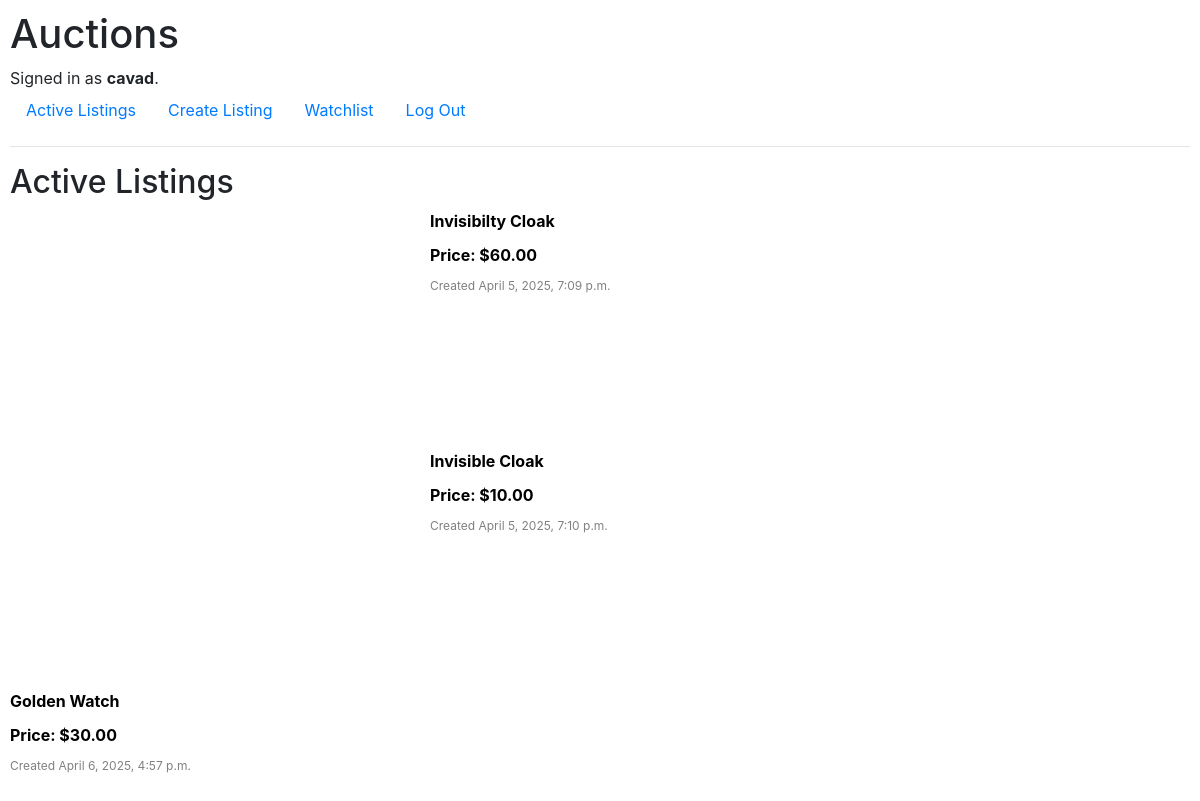
Screenshot of / (signed in) with the database file from the repository.
### auctions/models.py (models this page shows, shortened)
class User(AbstractUser):
    pass

class Listing(models.Model):
    title = models.CharField(max_length=100)
    description = models.TextField()
    starting_bid = models.DecimalField(max_digits=10, decimal_places=2)
    current_price = models.DecimalField(max_digits=10, decimal_places=2, blank=True, default=-1)
    image_url = models.URLField(blank=True, null=True)
    category = models.CharField(max_length=50, blank=True, null=True)
    created_at = models.DateTimeField(auto_now_add=True)
    is_active = models.BooleanField(default=True)
    owner = models.ForeignKey(User, on_delete=models.CASCADE, related_name="listings")
    winner = models.ForeignKey(User, on_delete=models.SET_NULL, null=True, blank=True, related_name="won_auctions")

### auctions/views.py (the view)
# urls.py: path("", views.index, name="index"),
def index(request):
    context = {"listings": Listing.objects.all()}
    return render(request, "auctions/index.html", context)

### auctions/templates/auctions/index.html (shortened to what this page needs)
{% extends "auctions/layout.html" %}
{% block body %}
    <h2>Active Listings</h2>
    {% for listing in listings %}
        <div class="listing">
                <a class="listing" href="{% url 'open_listing' listing.id %}">
                    {% if listing.image_url %}
                    <span style="width:400px; height:200px;">
                    </span>
                    {% endif %}
                    <div class="listing-info">
                        <div class="title">{{listing.title}}</div>
                        <div class="price">Price: ${{listing.current_price}}</div>
                        <div class="created-at" style="margin-bottom:10px;">Created {{listing.created_at}}</div>
                    </div>
                </a>
        </div>
    {% empty %}
        <div>No active listing.</div>
    {% endfor %}
{% endblock %}

### auctions/templates/auctions/layout.html (shortened to what this page needs)
{% load static %}
<!DOCTYPE html>
<html lang="en">
    <head>
        <link rel="stylesheet" href="https://stackpath.bootstrapcdn.com/bootstrap/4.4.1/css/bootstrap.min.css">
        <link href="{% static 'auctions/style.css' %}" rel="stylesheet">
    </head>
    <body>
        <h1>Auctions</h1>
        <div>
            {% if request.user.is_authenticated %}
                Signed in as <strong>{{ user.username }}</strong>.
            {% else %}
                Not signed in.
            {% endif %}
        </div>
        <ul class="nav">
            <li class="nav-item">
                <a class="nav-link" href="{% url 'index' %}">Active Listings</a>
            </li>
            {% if user.is_authenticated %}
                <li class="nav-item">
                    <a class="nav-link" href="{% url 'create_listing' %}">Create Listing</a>
                </li>
                <li class="nav-item">
                    <a class="nav-link" href="{% url 'watch_list' %}">Watchlist</a>
                </li>
                <li class="nav-item">
                    <a class="nav-link" href="{% url 'logout' %}">Log Out</a>
                </li>
            {% endif %}
        </ul>
        <hr>
        {% block body %} {% endblock %}
    </body>
</html>

### auctions/static/auctions/style.css (style rules this page uses)
body { padding: 10px; }
.listing { color: black; display: flex; gap: 20px; margin-bottom: 20px; }
.listing-info { display: flex; flex-direction: column; }
.title { font-weight: bold; margin-bottom: 10px; }
.price { margin-bottom: 10px; font-weight: bold; }
.created-at { font-size: 12px; color: gray; }

### rows the page displays
User: username "cavad"
Listing: title "Invisibilty Cloak", current_price "60.00", created_at "April 5, 2025, 7:09 p.m."
Listing: title "Invisible Cloak", current_price "10.00", created_at "April 5, 2025, 7:10 p.m."
Listing: title "Golden Watch", current_price "30.00", created_at "April 6, 2025, 4:57 p.m."
